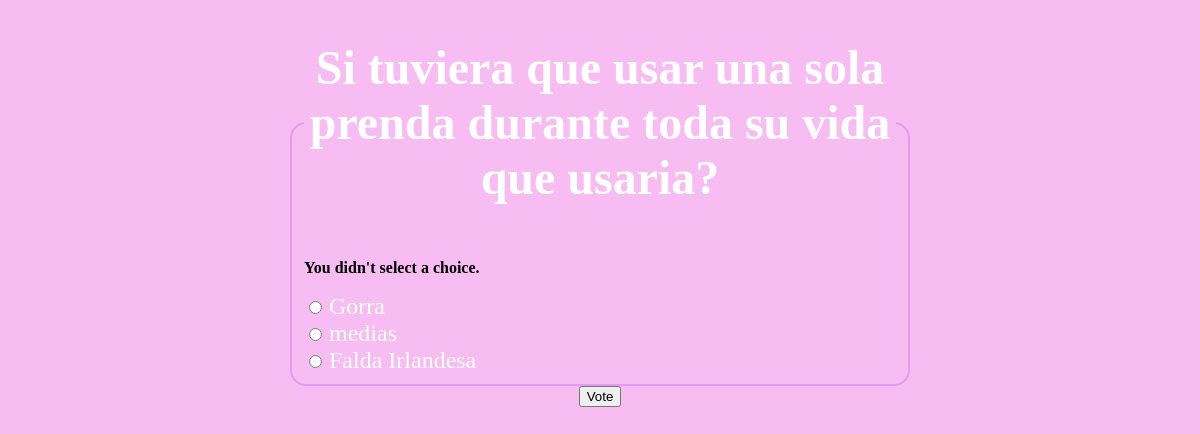
The page /polls/5/vote/ on the database its author committed.
### polls/models.py (models this page shows, shortened)
class Question(models.Model):
    question_text = models.CharField(max_length=200)
    pub_date = models.DateTimeField('date published')

class Choice(models.Model):
    question = models.ForeignKey(Question, on_delete=models.CASCADE)
    choice_text = models.CharField(max_length=200)
    votes = models.IntegerField(default=0)

### polls/views.py (the view)
# urls.py: path('<int:question_id>/vote/', views.vote, name='vote'),
def vote(request, question_id):
    question = get_object_or_404(Question, pk=question_id)
    try:
        selected_choice = question.choice_set.get(pk=request.POST['choice'])
    except (KeyError, Choice.DoesNotExist):
        return render(request, 'polls/detail.html', {
            'question': question,
            'error_message': "You didn't select a choice.",
        })
    else:
        selected_choice.votes += 1
        selected_choice.save()
        return HttpResponseRedirect(reverse('polls:results', args=(question.id,)))

### polls/templates/polls/detail.html (shortened to what this page needs)
<!DOCTYPE html>
<html lang="en">
	<head>
	</head>
	<body>
        {% load static %}
<link rel="stylesheet" type="text/css" href="{% static 'polls/style.css' %}">
        <form action="{% url 'polls:vote' question.id %}" method="post">
            <fieldset>
                <legend><h1>{{ question.question_text }}</h1></legend>
                {% if error_message %}<p><strong>{{ error_message }}</strong></p>{% endif %}
                {% for choice in question.choice_set.all %}
                    <input type="radio" name="choice" id="choice{{ forloop.counter }}" value="{{ choice.id }}">
                    <label for="choice{{ forloop.counter }}">{{ choice.choice_text }}</label><br>
                {% endfor %}
            </fieldset>
            <input type="submit" value="Vote">
            </form>
</body>
</html>

### polls/static/polls/style.css (style rules this page uses)
body { background: #f7bcf2; }
fieldset { border: 2px solid #e39bf5; border-radius: 1rem; width: 50%; }
form { display: flex; flex-direction: column; justify-content: center; align-items: center; height: 100%; }
legend { color: white; text-align: center; }
label { color: white; font-size: 1.5rem; }
input { cursor: pointer; }
h1 { color: white; text-align: center; font-size: 3rem; }

### rows shown on the page
Question: question_text "Si tuviera que usar una sola prenda durante toda su vida que usaria?"
Choice: choice_text "Gorra"
Choice: choice_text "medias"
Choice: choice_text "Falda Irlandesa"

### other values the page prints
{{ error_message }} "You didn't select a choice."
